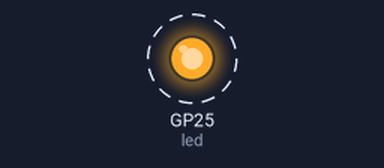
Bench run of a program on a simulated Raspberry Pi Pico running MicroPython. Parts: output pins drawn as LEDs (lit = HIGH). Dashed ring = blinking.

Above: at 0.5 s.
Timing chart, 0 to 4.6 s (numbered marks = the images above):
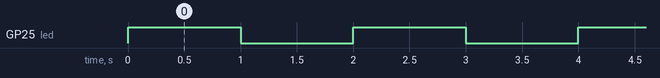

Measured:
- by itself, GP25 (led): alternates HIGH for 1.0 s and LOW for 1.0 s

The program:

main.py
```python
import machine
import time

# Create an LED object for the onboard LED
# On the Raspberry Pi Pico 2 W, 'LED' maps to the built-in LED
led = machine.Pin("LED", machine.Pin.OUT)

# Infinite loop to blink the onboard LED
while True:
    led.value(1)    # Turn ON the LED
    time.sleep(1)   # Wait for 1 second

    led.value(0)    # Turn OFF the LED
    time.sleep(1)   # Wait for 1 second
```
